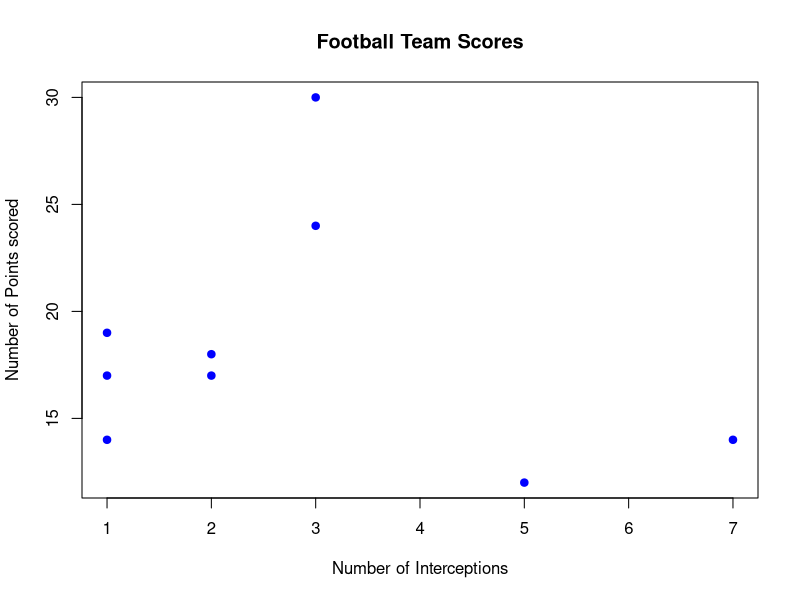

The R script that drew this image:
# How to make a scatter plot in R?---

x <- c(1,   3,  2,  1,  3,  5,  2,  1,  7)

y <- c(14, 24, 18, 17, 30, 12, 17, 19, 14)

plot(x, y, main="Football Team Scores", 
     xlab = "Number of Interceptions", 
     ylab = "Number of Points scored" , pch=19, col ='blue')


